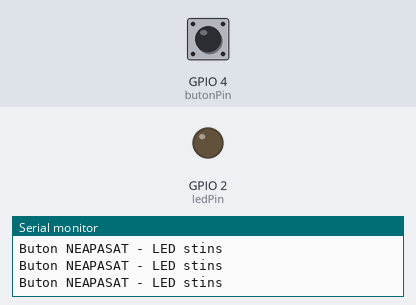
Bench run of a sketch on a simulated ESP32. Shown: output pins drawn as LEDs (lit = HIGH), the last lines printed to the serial monitor. The inputs (shaded band) are chosen by the test bench; at power-on: GPIO 4 (butonPin) HIGH.

Above: at 1.2 s.
1.3 s: GPIO 4 (butonPin) pulled LOW for 0.25 s
At 1.5 s:
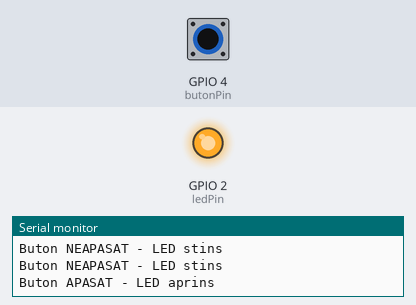
3.1 s: GPIO 4 (butonPin) pulled LOW for 3.2 s
At 7.7 s:
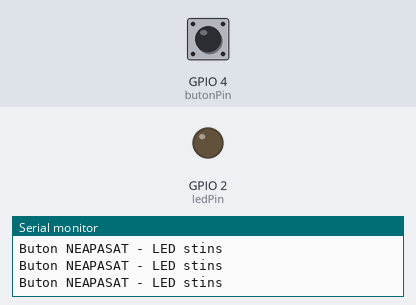
Timing chart, 0 to 9.2 s (numbered marks = the images above; inputs shaded):
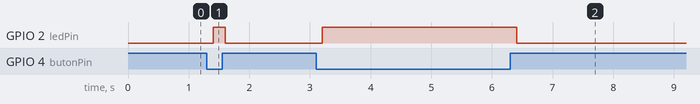

The sketch:

ESP32_Buton_LED_2.ino
```cpp
int ledPin = 2;
int butonPin = 4;

void setup() {
  pinMode(ledPin, OUTPUT);         // LED-ul este o ieșire
  pinMode(butonPin, INPUT_PULLUP); // Butonul este o intrare cu pull-up

  Serial.begin(115200);            // Pornim comunicarea cu Serial Monitor
  Serial.println("Sistem pornit. Asteptam apasarea butonului...");
}

void loop() {
  int stareButon = digitalRead(butonPin);

  if (stareButon == LOW) {         // LOW inseamna ca butonul este apasat
    digitalWrite(ledPin, HIGH);    // Aprindem LED-ul
    Serial.println("Buton APASAT - LED aprins");
  } else {
    digitalWrite(ledPin, LOW);     // Stingem LED-ul
    Serial.println("Buton NEAPASAT - LED stins");
  }

  delay(200); // un mic delay pentru a nu afisa prea multe mesaje pe secunda
}
```

Measured:
- after the input at 1.3 s, GPIO 2 (ledPin): LOW → HIGH after 0.10 s, → LOW 0.20 s later
- after the input at 3.1 s, GPIO 2 (ledPin): LOW → HIGH after 0.10 s, → LOW 3.2 s later
